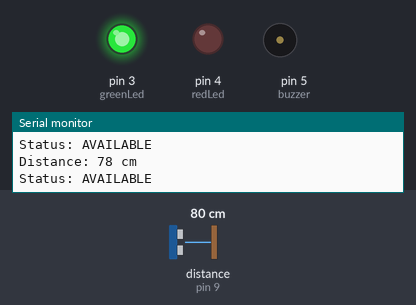
The sketch below on a simulated Arduino Uno, built with avr-gcc and run on an emulated ATmega328P. Parts: output pins drawn as LEDs (lit = HIGH), buzzer (waves = sounding), the last lines printed to the serial monitor. Wiring (inferred from the names in the program): ultrasonic range finder: trigger pin 10; echo pin 9. Inputs (shaded band) come from the test bench; at power-on: distance to the obstacle (sensor on pin 9) 80 cm. The echo pulse lasts 58.3 µs per cm; pins used as bus, display or sensor lines are not drawn.

Above: at 1.3 s.
1.4 s: distance to the obstacle (sensor on pin 9) set to 55 cm
2.9 s: distance to the obstacle (sensor on pin 9) set to 45 cm
At 3.6 s:
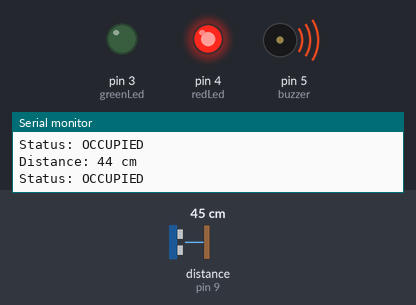
4.5 s: distance to the obstacle (sensor on pin 9) set to 60 cm
At 5.2 s:
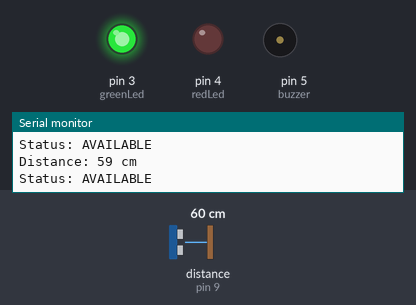
Timing chart, 0 to 7.5 s (numbered marks = the images above; inputs shaded):
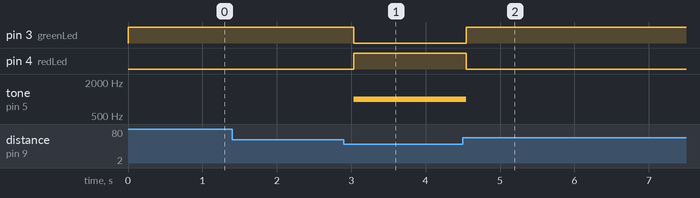

Measured:
- the behaviour switches between 51 and 50 cm on distance to the obstacle (sensor on pin 9) (found by bisection; images 0 and 1)
- after the input at 2.9 s, pin 3 (greenLed): HIGH → LOW after 0.13 s; pin 4 (redLed): LOW → HIGH after 0.13 s; tone on pin 5 (buzzer): silent → 1000 Hz after 0.13 s
- after the input at 4.5 s, pin 3 (greenLed): LOW → HIGH at once; pin 4 (redLed): HIGH → LOW at once; tone on pin 5 (buzzer): 1000 Hz → silent at once

The sketch:

parking.ino
```cpp
/* Smart parking indicator
   Ultrasonic sensor -> Arduino Uno -> green LED, red LED, buzzer */

/* pin numbers */
int trigPin = 10;
int echoPin = 9;
int greenLed = 3;
int redLed = 4;
int buzzer = 5;

/* a car closer than this (in cm) means the space is occupied */
int threshold = 50;

long duration;
int distance;

void setup()
{
  pinMode(trigPin, OUTPUT);
  pinMode(echoPin, INPUT);
  pinMode(greenLed, OUTPUT);
  pinMode(redLed, OUTPUT);
  pinMode(buzzer, OUTPUT);

  Serial.begin(9600);
}

void loop()
{
  /* 1. send a short 10 microsecond pulse from the trig pin */
  digitalWrite(trigPin, LOW);
  delayMicroseconds(2);
  digitalWrite(trigPin, HIGH);
  delayMicroseconds(10);
  digitalWrite(trigPin, LOW);

  /* 2. measure how long the echo takes to come back (microseconds) */
  duration = pulseIn(echoPin, HIGH);

  /* 3. turn the time into cm: sound moves 0.034 cm per microsecond,
     and the sound goes to the car and back, so divide by 2 */
  distance = duration * 0.034 / 2;

  Serial.print("Distance: ");
  Serial.print(distance);
  Serial.println(" cm");

  /* 4. decide and control the outputs */
  if (distance < threshold)
  {
    /* car detected: space occupied */
    digitalWrite(redLed, HIGH);
    digitalWrite(greenLed, LOW);
    tone(buzzer, 1000);
    Serial.println("Status: OCCUPIED");
  }
  else
  {
    /* no car: space available */
    digitalWrite(greenLed, HIGH);
    digitalWrite(redLed, LOW);
    noTone(buzzer);
    Serial.println("Status: AVAILABLE");
  }

  delay(500);
}
```
